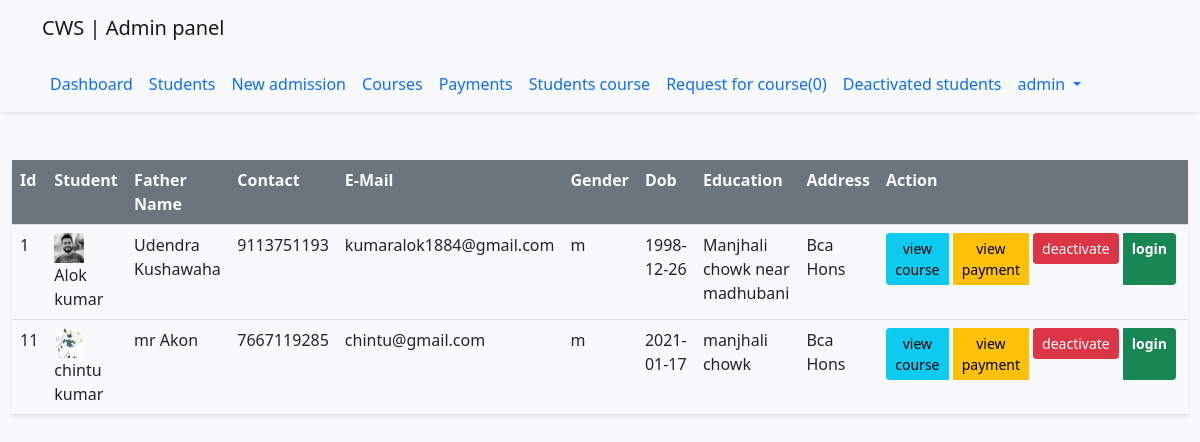
The app's page /admin/students.php (signed in) with its own data.
### tables this page shows
CREATE TABLE `students` (
  `id` int(11) NOT NULL,
  `name` varchar(200) NOT NULL,
  `father_name` varchar(200) NOT NULL,
  `contact` varchar(200) NOT NULL,
  `email` varchar(200) NOT NULL,
  `dob` varchar(200) NOT NULL,
  `address` varchar(200) NOT NULL,
  `dp` varchar(200) NOT NULL,
  `status` enum('1','2','3') NOT NULL,
  `gender` enum('m','f','o') NOT NULL,
  `education` varchar(200) NOT NULL,
  `password` varchar(255) NOT NULL
);

### include/config.php (called while the page is built, shortened)
<?php
$connect = mysqli_connect('localhost','root','','cwsready');
function callingRecords($table, $cond = null, $select=null){
    global $connect;
    $array = [];
    if($select==null){
        $select = '*';
    }
    if($cond!=null){
        $query = mysqli_query($connect,"select $select from $table where $cond");
    }
    else{
        $query = mysqli_query($connect,"select $select from $table");
    }
    while($row = mysqli_fetch_array($query)){
        $array[] = $row;
    }
    return (!empty($array))? $array: "Error in Fetching Data";
}

### admin/students.php (the view, shortened to what this page needs)
<?php include "header.php"?>
<div class="container-fluid mt-5">
    <table class="table table-stripped shadow-sm">
        <tr class="bg-secondary text-light text-capitalize">
            <th>id</th>
            <th>student</th>
            <th>father name</th>
            <th>contact</th>
            <th>e-mail</th>
            <th>gender</th>
            <th>dob</th>
            <th>education</th>
            <th>address</th>
            <th>action</th>
        </tr>
        <?php
        $students=callingRecords('students', "status='2'");
        if($students != 0):
        foreach($students as $student){
            ?>
            <tr >
                <td><?= $student['id'];?></td>
                <td>
                    <card class="border-rounded-circle border-1">
                        <img class="card-img-top" src="../images/<?= $student['dp']?>" style="width: 30px; height: 30px;  object-fit: contain" alt="">
                    </card>
                    <?= $student['name'];?>
                </td>
                <td><?= $student['father_name'];?></td>
                <td><?= $student['contact'];?></td>
                <td><?= $student['email'];?></td>
                <td><?= $student['gender'];?></td>
                <td><?= $student['dob'];?></td>
                <td><?= $student['address'];?></td>
                <td><?= $student['education'];?></td>
                <td>
                    <div class="btn-group">
                        <a href="studentcourses.php?id=<?= $student['id'];?>" target="_blank" class="btn btn-info btn-sm">view course</a>
                        <a href="payments.php?id=<?= $student['id']?>" target="_blank" class="btn btn-warning mx-1 btn-sm">view payment</a>
                        <form action="students.php" method="post">
                            <button class="btn btn-danger btn-sm" name="deactivate">deactivate</button>
                        </form>
                        <a href="createstudentsession.php?id=<?= $student['id']?>" target="_blank" class="btn btn-success mx-1 btn-sm"><strong>login</strong></a>
                    </div>
                </td>
            </tr>
        <?php } else:?>
            <tr>
                <th colspan="10">No records Found</th>
            </tr>
            <?php endif; ?>
    </table>
</div>
<?php include "footer.php";
?>

### records on screen
students: id "1", dp (picture), name "Alok kumar", father_name "Udendra Kushawaha", contact "9113751193", email "kumaralok1884@gmail.com", gender "m", dob "1998-12-26", address "Manjhali chowk near madhubani", education "Bca Hons"
students: id "11", dp (picture), name "chintu kumar", father_name "mr Akon", contact "7667119285", email "chintu@gmail.com", gender "m", dob "2021-01-17", address "manjhali chowk", education "Bca Hons"

### other values on screen
$req_count "0"
$_SESSION['admin'] "admin"
